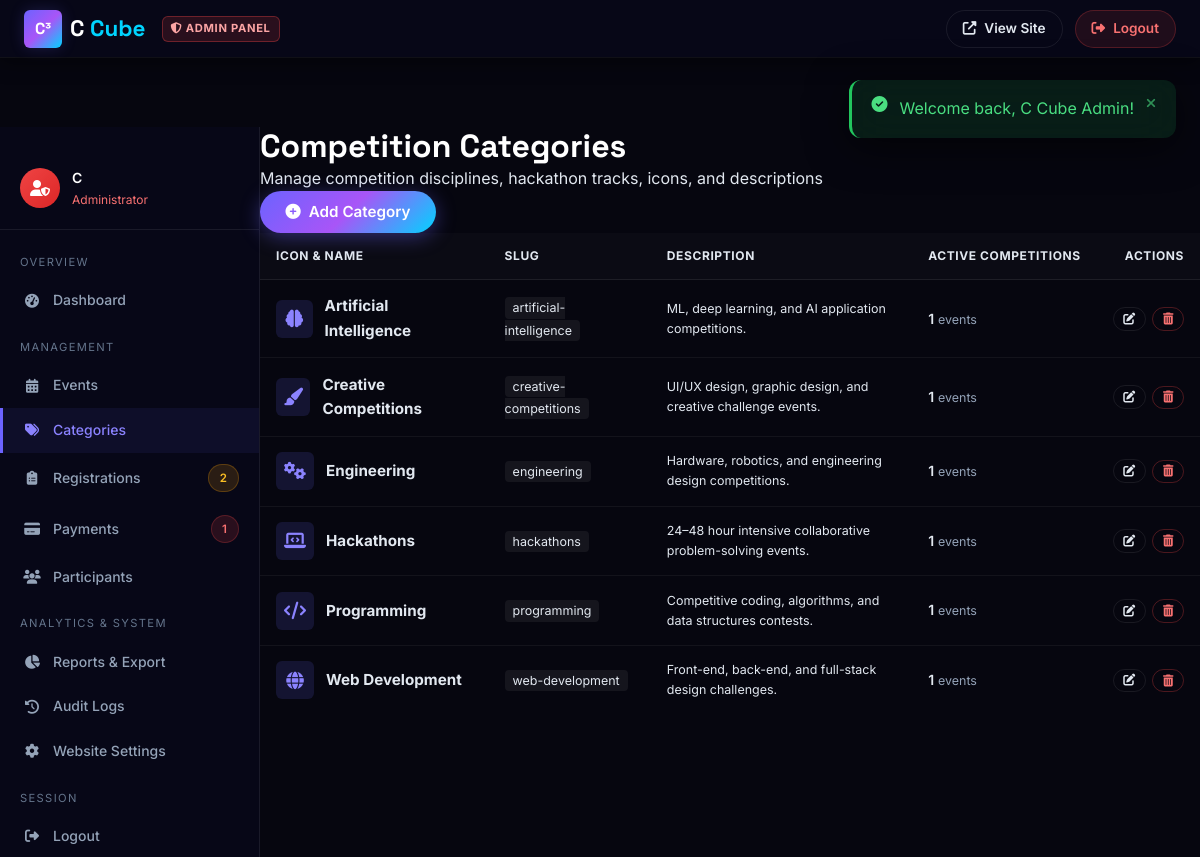
Screenshot of /admin/categories.php (signed in) with the database file from the repository.
### tables this page shows
CREATE TABLE IF NOT EXISTS categories (
    id          INT UNSIGNED AUTO_INCREMENT PRIMARY KEY,
    name        VARCHAR(100) NOT NULL,
    slug        VARCHAR(120) NOT NULL,
    description TEXT         DEFAULT NULL,
    icon        VARCHAR(80)  DEFAULT 'fa-trophy',
    created_at  DATETIME     NOT NULL DEFAULT CURRENT_TIMESTAMP,
    UNIQUE KEY uq_categories_slug (slug)
);

### includes/functions.php (called while the page is built, shortened)
<?php
function e(string $s): string {
    return htmlspecialchars($s, ENT_QUOTES | ENT_SUBSTITUTE, 'UTF-8');
}

### admin/categories.php (the view, shortened to what this page needs)
<?php
require_once __DIR__ . '/admin-header.php';
$categories = $pdo->query("
    SELECT c.*,
           (SELECT COUNT(*) FROM events e WHERE e.category_id = c.id) AS event_count
    FROM categories c
    ORDER BY c.name ASC
")->fetchAll();
?>
<div class="dashboard-header" style="flex-wrap:wrap;gap:1rem">
  <div>
    <h1 class="dashboard-title">Competition Categories</h1>
    <p class="dashboard-subtitle">Manage competition disciplines, hackathon tracks, icons, and descriptions</p>
  </div>
  <div>
    <button type="button" class="btn btn-primary" onclick="openCreateModal()">
      <i class="fa fa-plus-circle"></i> Add Category
    </button>
  </div>
</div>
<div class="dash-card">
  <div class="table-responsive">
    <table class="admin-table">
      <thead>
        <tr>
          <th>Icon & Name</th>
          <th>Slug</th>
          <th>Description</th>
          <th>Active Competitions</th>
          <th style="text-align:right">Actions</th>
        </tr>
      </thead>
      <tbody>
        <?php foreach ($categories as $cat): ?>
          <tr>
            <td>
              <div style="display:flex;align-items:center;gap:0.75rem">
                <div style="width:38px;height:38px;border-radius:var(--radius-sm);background:rgba(99,102,241,0.15);display:flex;align-items:center;justify-content:center;color:var(--clr-primary-2);font-size:1.1rem">
                  <i class="fa <?= e($cat['icon'] ?: 'fa-trophy') ?>"></i>
                </div>
                <strong style="color:var(--text-primary);font-size:0.95rem"><?= e($cat['name']) ?></strong>
              </div>
            </td>
            <td>
              <span class="font-mono text-xs" style="background:rgba(255,255,255,0.06);padding:0.2rem 0.5rem;border-radius:4px"><?= e($cat['slug']) ?></span>
            </td>
            <td class="text-xs" style="max-width:320px;color:var(--text-secondary)">
              <?= e($cat['description'] ?: 'No description provided') ?>
            </td>
            <td>
              <span style="font-weight:600;color:var(--text-primary)"><?= $cat['event_count'] ?></span>
              <span class="text-xs text-muted">events</span>
            </td>
            <td style="text-align:right">
              <div style="display:inline-flex;gap:0.4rem">
                <button type="button" class="btn btn-outline btn-sm" onclick='openEditModal(<?= json_encode($cat) ?>)' title="Edit Category" style="padding:0.3rem 0.6rem;font-size:0.75rem">
                  <i class="fa fa-edit"></i>
                </button>
                <form method="POST" action="" style="display:inline" onsubmit="return confirm('Delete this category? Any associated events will become uncategorized.')">
                  <button type="submit" class="btn btn-outline btn-sm text-danger" title="Delete Category" style="border-color:rgba(239,68,68,0.3);padding:0.3rem 0.6rem;font-size:0.75rem">
                    <i class="fa fa-trash-alt"></i>
                  </button>
                </form>
              </div>
            </td>
          </tr>
        <?php endforeach; ?>
      </tbody>
    </table>
  </div>
</div>
<?php require_once __DIR__ . '/admin-footer.php'; ?>

### assets/css/style.css (style rules this page uses)
:root { --clr-bg: #080818; --clr-bg-2: #0d0d22; --clr-bg-card: rgba(255,255,255,0.04); --clr-surface: rgba(255,255,255,0.06); --clr-border: rgba(255,255,255,0.08); --clr-border-2: rgba(108,99,255,0.25); --clr-primary: #6c63ff; --clr-primary-2: #8b83ff; --clr-accent: #00d4ff; --clr-accent-2: #7cf5ff; --clr-purple: #a855f7; --clr-pink: #ec4899; --clr-green: #22c55e; --clr-yellow: #f59e0b; --clr-red: #ef4444; --clr-text: #e2e8f0; --clr-text-muted: #94a3b8; --clr-text-faint: #64748b; --clr-white: #ffffff; --grad-primary: linear-gradient(135deg, #6c63ff 0%, #a855f7 50%, #00d4ff 100%); --grad-card: linear-gradient(135deg, rgba(108,99,255,0.15) 0%, rgba(0,212,255,0.05) 100%); --grad-hero: linear-gradient(135deg, #080818 0%, #0d0d22 40%, #130d33 100%); --font-base: 'Inter', system-ui, sans-serif; --font-heading: 'Space Grotesk', 'Inter', system-ui, sans-serif; --radius-sm: 6px; --radius-md: 12px; --radius-lg: 20px; --radius-xl: 28px; --radius-full: 9999px; --shadow-sm: 0 1px 3px rgba(0,0,0,0.4); --shadow-md: 0 4px 20px rgba(0,0,0,0.5); --shadow-lg: 0 8px 40px rgba(0,0,0,0.6); --shadow-glow: 0 0 30px rgba(108,99,255,0.3); --shadow-glow-sm: 0 0 15px rgba(108,99,255,0.2); --transition: 0.3s ease; --transition-slow: 0.5s ease; }
*, *::before, *::after { box-sizing: border-box; margin: 0; padding: 0; }
html { scroll-behavior: smooth; font-size: 16px; }
body { font-family: var(--font-base); background: var(--clr-bg); color: var(--clr-text); line-height: 1.6; overflow-x: hidden; min-height: 100vh; }
h1,h2,h3,h4,h5,h6 { font-family: var(--font-heading); font-weight: 700; line-height: 1.2; color: var(--clr-white); }
.btn { display: inline-flex; align-items: center; justify-content: center; gap: 0.5rem; font-family: var(--font-base); font-size: 0.95rem; font-weight: 600; padding: 0.7rem 1.6rem; border-radius: var(--radius-full); border: none; cursor: pointer; transition: all var(--transition); text-decoration: none; white-space: nowrap; position: relative; overflow: hidden; }
.btn::after { content: ''; position: absolute; inset: 0; background: rgba(255,255,255,0); transition: background var(--transition); }
.btn-primary { background: var(--grad-primary); color: #fff; box-shadow: 0 4px 20px rgba(108,99,255,0.4); }
.btn-outline { background: transparent; color: var(--clr-text); border: 1px solid var(--clr-border); }
.btn-sm { padding: 0.45rem 1rem; font-size: 0.85rem; }
table { width: 100%; border-collapse: collapse; }
thead th { background: rgba(108,99,255,0.08); color: var(--clr-text-muted); font-size: 0.8rem; font-weight: 600; text-transform: uppercase; letter-spacing: 0.07em; padding: 0.85rem 1rem; text-align: left; border-bottom: 1px solid var(--clr-border); white-space: nowrap; }
tbody td { padding: 0.9rem 1rem; font-size: 0.875rem; color: var(--clr-text); border-bottom: 1px solid rgba(255,255,255,0.04); vertical-align: middle; }
tbody tr:last-child td { border-bottom: none; }
.text-muted { color: var(--clr-text-muted); }
.text-danger { color: #f87171; }
.text-xs { font-size: 0.78rem; }

### assets/css/animations.css (style rules this page uses)
.btn { overflow: hidden; }

### assets/css/dashboard.css (style rules this page uses)
body.dashboard-body { background: #06060f; }

### admin/admin-header.php (style rules this page uses)
.table-responsive { width: 100%; overflow-x: auto; -webkit-overflow-scrolling: touch; }
.admin-table { width: 100%; border-collapse: collapse; font-size: 0.875rem; }
.admin-table th { text-align: left; padding: 0.85rem 1rem; font-size: 0.75rem; font-weight: 700; text-transform: uppercase; letter-spacing: 0.05em; color: var(--text-muted); border-bottom: 1px solid rgba(255, 255, 255, 0.08); background: rgba(255, 255, 255, 0.02); }
.admin-table td { padding: 0.9rem 1rem; border-bottom: 1px solid rgba(255, 255, 255, 0.05); color: var(--text-secondary); vertical-align: middle; }

### rows the page displays
categories: name "Artificial Intelligence", slug "artificial-intelligence", description "ML, deep learning, and AI application competitions.", event_count "1"
categories: name "Creative Competitions", slug "creative-competitions", description "UI/UX design, graphic design, and creative challenge events.", event_count "1"
categories: name "Engineering", slug "engineering", description "Hardware, robotics, and engineering design competitions.", event_count "1"
categories: name "Hackathons", slug "hackathons", description "24–48 hour intensive collaborative problem-solving events.", event_count "1"
categories: name "Programming", slug "programming", description "Competitive coding, algorithms, and data structures contests.", event_count "1"
categories: name "Web Development", slug "web-development", description "Front-end, back-end, and full-stack design challenges.", event_count "1"

### other values shown
$flash['message'] "Welcome back, C Cube Admin!"
explode(' ', $admin_user['full_name'])[0] "C"
$pending_registrations_count "2"
$pending_payments_count "1"
